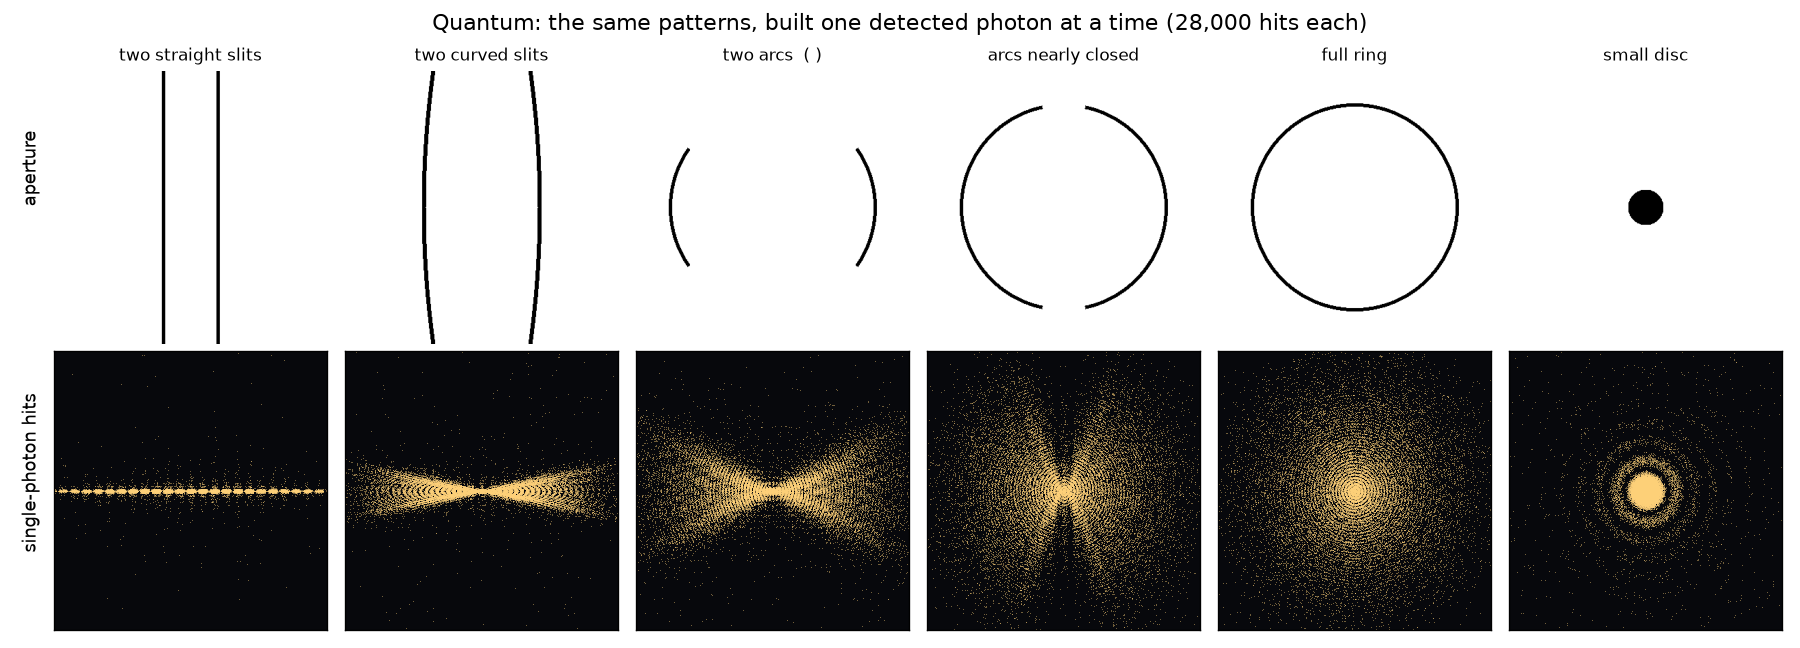

The script that saved this image:
"""
Quantum version of the aperture progression: the screen pattern is built from
discrete single-particle detections.  Each particle lands at one random spot drawn
from the Born-rule probability P = |FT(aperture)|^2 -- the SAME distribution as the
classical intensity.  Fire many, and the dots accumulate into the same fringes.
"""
import numpy as np
import matplotlib
matplotlib.use("Agg")
import matplotlib.pyplot as plt

N = 1024
yy, xx = np.mgrid[-N//2:N//2, -N//2:N//2].astype(float)
r = np.hypot(xx, yy); th = np.arctan2(yy, xx)
rng = np.random.default_rng(1)

def slits(sep, bow):
    m = np.zeros((N, N)); Hh, w = 360, 3
    for cx in (-sep/2, sep/2):
        c = cx + np.sign(cx)*bow*(1-(yy/Hh)**2)
        m[(np.abs(yy) < Hh) & (np.abs(xx-c) < w)] = 1
    return m
def arcs(R, gap):
    m = (np.abs(r-R) < 2.5).astype(float); m[np.abs(np.abs(th)-np.pi/2) < np.deg2rad(gap)] = 0; return m
def ring(R): return (np.abs(r-R) < 2.5).astype(float)
def disc(rad): return (r < rad).astype(float)

cases = [("two straight slits", slits(80,0)), ("two curved slits", slits(80,45)),
         ("two arcs  ( )", arcs(150,55)), ("arcs nearly closed", arcs(150,12)),
         ("full ring", ring(150)), ("small disc", disc(26))]

def prob(mask):
    P = np.abs(np.fft.fftshift(np.fft.fft2(np.fft.ifftshift(mask))))**2
    return P

def sample(P, M, crop):
    c = N//2; sub = P[c-crop:c+crop, c-crop:c+crop].astype(float)
    sub = sub/sub.sum(); cdf = np.cumsum(sub.ravel())
    idx = np.searchsorted(cdf, rng.random(M)); w = sub.shape[1]
    return (idx % w) + rng.random(M), (idx // w) + rng.random(M)

crop = 150
# ---- figure 1: the 6 shapes as accumulated single-photon detections ----
fig, ax = plt.subplots(2, 6, figsize=(15, 5.4))
for k, (name, mask) in enumerate(cases):
    P = prob(mask)
    ax[0, k].imshow(mask[N//2-200:N//2+200, N//2-200:N//2+200], cmap="gray_r")
    ax[0, k].set_title(name, fontsize=10); ax[0, k].axis("off")
    x, y = sample(P, 28000, crop)
    ax[1, k].scatter(x, y, s=0.4, c="#ffd27a", alpha=0.5, linewidths=0)
    ax[1, k].set_xlim(0, 2*crop); ax[1, k].set_ylim(2*crop, 0)
    ax[1, k].set_facecolor("#07080c"); ax[1, k].set_xticks([]); ax[1, k].set_yticks([])
fig.text(0.012, 0.74, "aperture", rotation=90, va="center", fontsize=11)
fig.text(0.012, 0.27, "single-photon hits", rotation=90, va="center", fontsize=11)
fig.suptitle("Quantum: the same patterns, built one detected photon at a time (28,000 hits each)", fontsize=13)
fig.tight_layout(rect=[0.02, 0, 1, 1]); fig.savefig("diffraction_quantum.png", dpi=120)

# ---- figure 2: buildup of the straight double slit, dot by dot ----
P = prob(slits(80, 0))
counts = [80, 800, 8000, 60000]
fig2, ax2 = plt.subplots(1, 4, figsize=(15, 3.4))
for k, M in enumerate(counts):
    x, y = sample(P, M, crop)
    ax2[k].scatter(x, y, s=0.5, c="#ffd27a", alpha=0.55, linewidths=0)
    ax2[k].set_xlim(0, 2*crop); ax2[k].set_ylim(2*crop, 0)
    ax2[k].set_facecolor("#07080c"); ax2[k].set_xticks([]); ax2[k].set_yticks([])
    ax2[k].set_title(f"{M:,} photons", fontsize=11)
fig2.suptitle("Single photons fired one at a time -> the double-slit fringes emerge from random clicks", fontsize=13)
fig2.tight_layout(); fig2.savefig("buildup.png", dpi=120)
print("saved -> qsim/diffraction_quantum.png and qsim/buildup.png")
